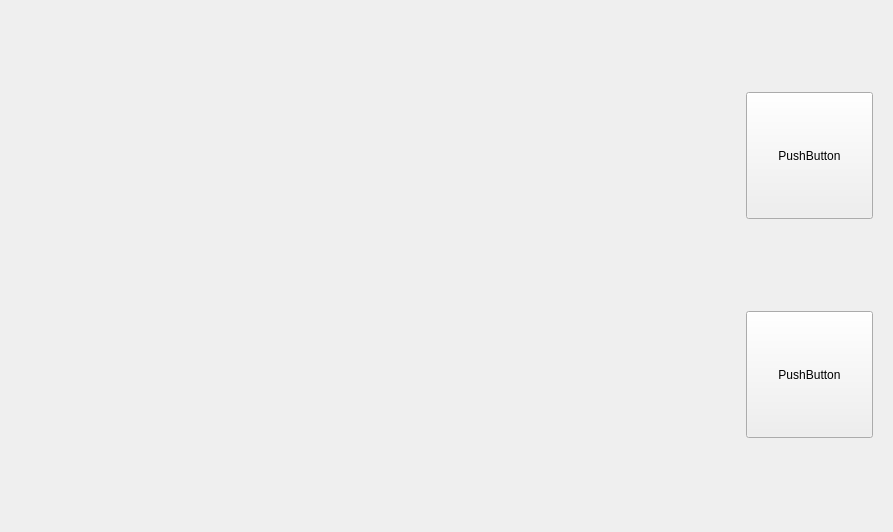
<?xml version="1.0" encoding="UTF-8"?>
<ui version="4.0">
 <class>WgtRegNo21Class</class>
 <widget class="QDialog" name="WgtRegNo21Class">
  <property name="geometry">
   <rect>
    <x>0</x>
    <y>0</y>
    <width>893</width>
    <height>532</height>
   </rect>
  </property>
  <property name="windowTitle">
   <string>WgtRegNo21</string>
  </property>
  <layout class="QGridLayout" name="gridLayout">
   <property name="leftMargin">
    <number>20</number>
   </property>
   <property name="topMargin">
    <number>20</number>
   </property>
   <property name="rightMargin">
    <number>20</number>
   </property>
   <property name="bottomMargin">
    <number>20</number>
   </property>
   <property name="spacing">
    <number>20</number>
   </property>
   <item row="0" column="1">
    <widget class="QToolButton" name="toolButtonCrosshair">
     <property name="minimumSize">
      <size>
       <width>127</width>
       <height>127</height>
      </size>
     </property>
     <property name="maximumSize">
      <size>
       <width>127</width>
       <height>127</height>
      </size>
     </property>
     <property name="text">
      <string>PushButton</string>
     </property>
     <property name="icon">
      <iconset resource="../../rc/main.qrc">
       <normaloff>:/image/crosshair.png</normaloff>:/image/crosshair.png</iconset>
     </property>
     <property name="iconSize">
      <size>
       <width>127</width>
       <height>127</height>
      </size>
     </property>
    </widget>
   </item>
   <item row="1" column="1">
    <widget class="QToolButton" name="toolButtonPhoto">
     <property name="minimumSize">
      <size>
       <width>127</width>
       <height>127</height>
      </size>
     </property>
     <property name="maximumSize">
      <size>
       <width>127</width>
       <height>127</height>
      </size>
     </property>
     <property name="text">
      <string>PushButton</string>
     </property>
     <property name="icon">
      <iconset resource="../../rc/main.qrc">
       <normaloff>:/image/photo.png</normaloff>:/image/photo.png</iconset>
     </property>
     <property name="iconSize">
      <size>
       <width>127</width>
       <height>127</height>
      </size>
     </property>
    </widget>
   </item>
   <item row="0" column="0" rowspan="2">
    <spacer name="horizontalSpacer">
     <property name="orientation">
      <enum>Qt::Orientation::Horizontal</enum>
     </property>
     <property name="sizeHint" stdset="0">
      <size>
       <width>40</width>
       <height>20</height>
      </size>
     </property>
    </spacer>
   </item>
  </layout>
 </widget>
 <layoutdefault spacing="6" margin="11"/>
 <resources>
  <include location="../../rc/main.qrc"/>
 </resources>
 <connections/>
</ui>
